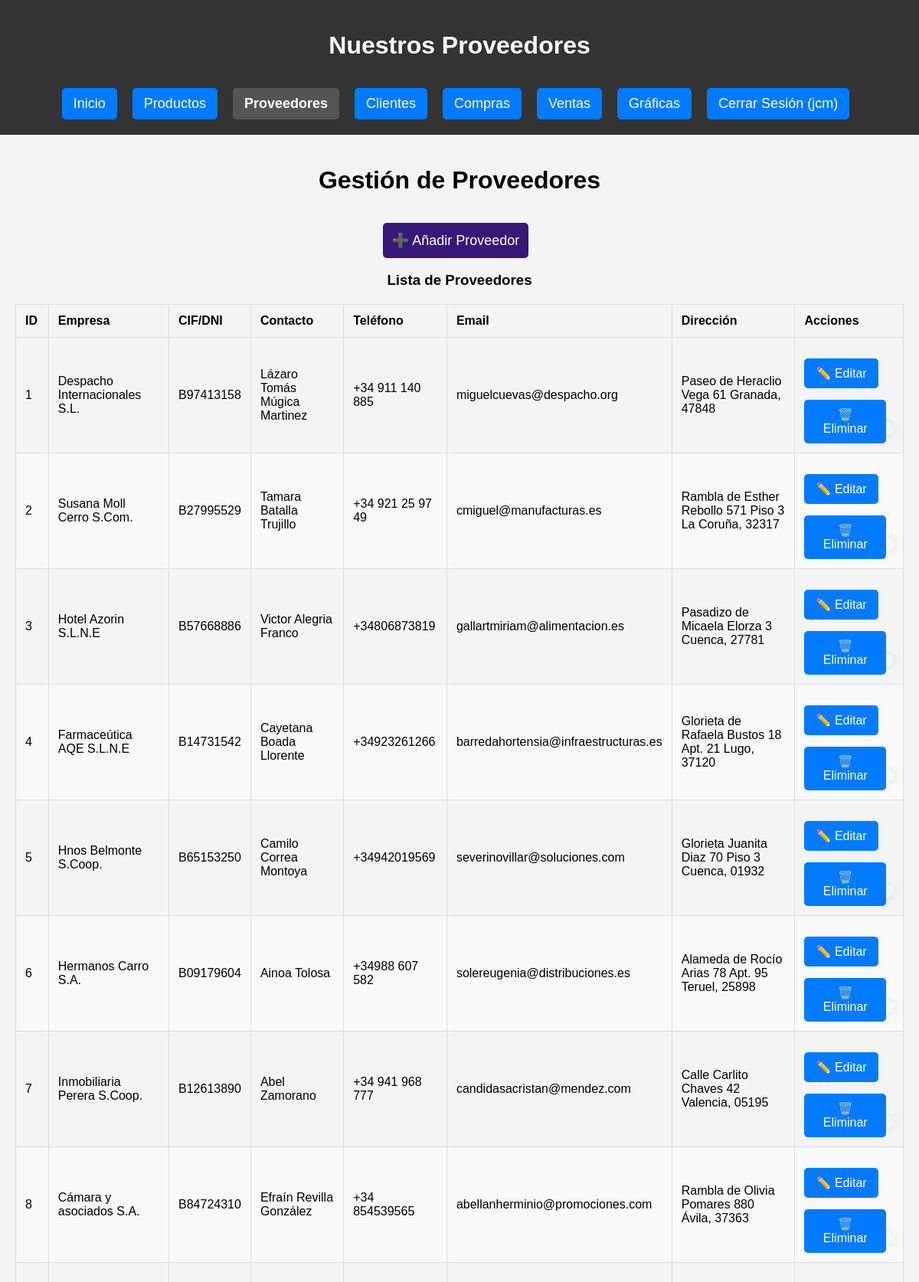
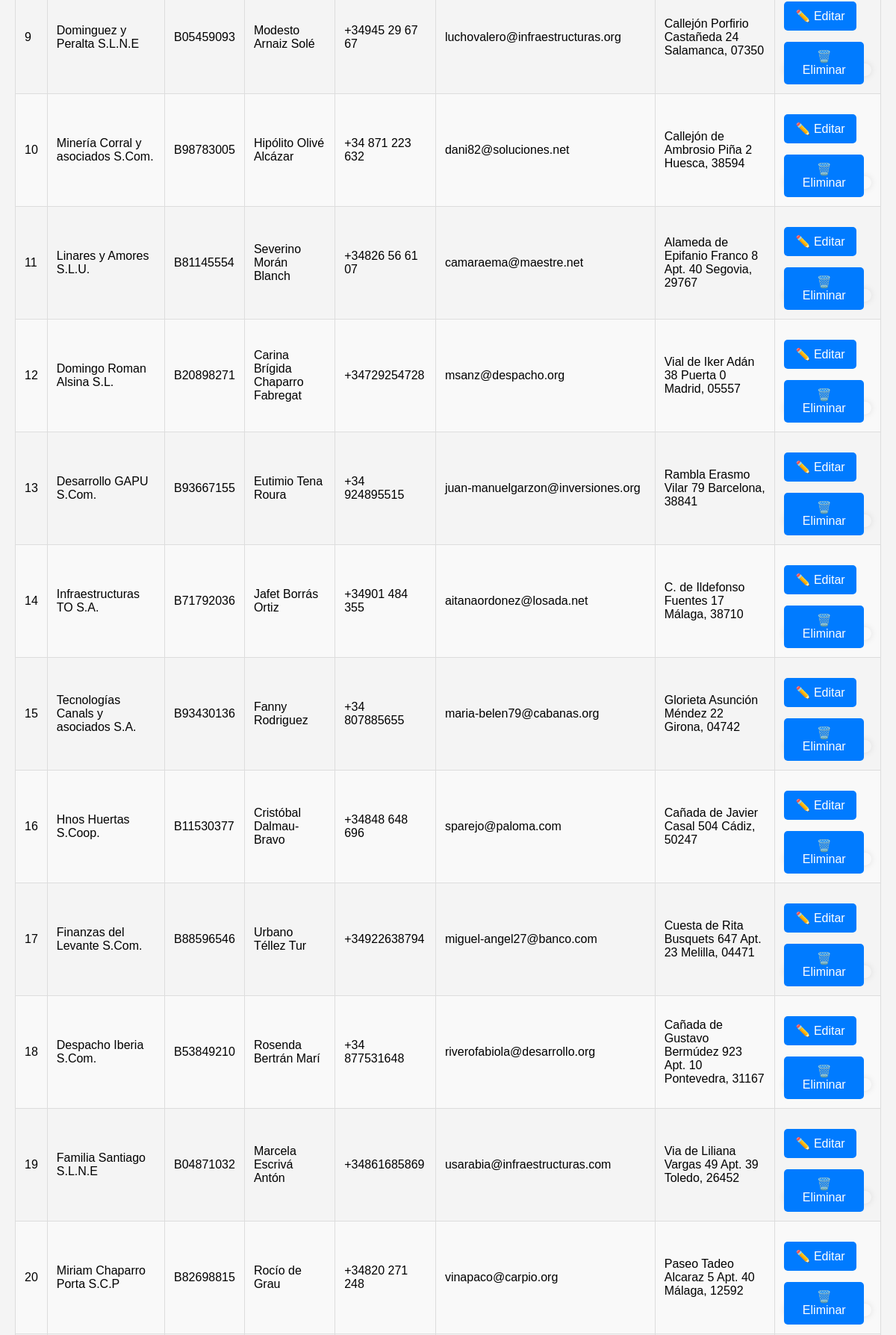
/proveedores (signed in, upper part), run on the app's committed database (2 pictures, top to bottom).
### db.py (models this page shows)
class Proveedor(Base):
    __tablename__ = "Proveedor"
    id = Column(Integer, primary_key=True)
    nombre = Column(String(150), unique=True, nullable=False)
    contacto = Column(String(150))
    telefono = Column(String(20))
    email = Column(String(150), unique=True)
    cif = Column(String(20), unique=True, nullable=False)  # Añadido CIF/DNI obligatorio
    direccion = Column(String(200))                        # Añadida Dirección

### routes/proveedores.py (the view)
@proveedores_bp.route('/proveedores')
@login_required
def listar_proveedores():
    proveedores = sesion.query(Proveedor).all()
    return render_template('proveedores/proveedor.html', proveedores=proveedores)

### db.py (called while the page is built)
def login_required(f):
    @wraps(f)
    def decorated_function(*args, **kwargs):
        if 'usuario' not in session:
            flash('Por favor, inicie sesión para acceder a esta página.', 'error')
            return redirect(url_for('login'))
        return f(*args, **kwargs)
    return decorated_function

### templates/proveedores/proveedor.html (shortened to what this page needs)
{% extends 'base.html' %}
{% block header %}Nuestros Proveedores{% endblock %}
{% block content %}
<div class="container mt-4">
    <h1>Gestión de Proveedores</h1>
    <a href="{{ url_for('proveedores.formulario_proveedor') }}" class="btn btn-add">➕ Añadir Proveedor</a>
    <div class="card">
        <div class="card-header">
            <h3>Lista de Proveedores</h3>
        </div>
        <div class="card-body">
            <table class="table table-striped">
                <thead>
                    <tr>
                        <th>ID</th>
                        <th>Empresa</th>
                        <th>CIF/DNI</th>
                        <th>Contacto</th>
                        <th>Teléfono</th>
                        <th>Email</th>
                        <th>Dirección</th>
                        <th>Acciones</th>
                    </tr>
                </thead>
                <tbody>
                    {% for proveedor in proveedores %}
                    <tr>
                        <td>{{ proveedor.id }}</td>
                        <td>{{ proveedor.nombre }}</td>
                        <td>{{ proveedor.cif }}</td>
                        <td>{{ proveedor.contacto }}</td>
                        <td>{{ proveedor.telefono }}</td>
                        <td>{{ proveedor.email }}</td>
                        <td>{{ proveedor.direccion }}</td>
                        <td>
                            <a href="{{ url_for('proveedores.editar_proveedor', id=proveedor.id) }}" class="btn btn-edit">✏️ Editar</a>
                            <form action="{{ url_for('proveedores.eliminar_proveedor', id=proveedor.id) }}" method="POST" class="form-delete" ">
                                <button type="submit"  onclick="return confirm('¿Estás seguro?')">🗑️ Eliminar</button>
                            </form>
                        </td>
                    </tr>
                    {% endfor %}
                </tbody>
            </table>
        </div>
    </div>
</div>
{% endblock %}

### static/estilos.css (style rules this page uses)
html, body { height: 100%; margin: 0; padding: 0; font-family: Arial, sans-serif; background-color: #f4f4f4; text-align: center; }
form { width: 50%; margin: 20px auto; background: white; padding: 20px; border-radius: 10px; box-shadow: 0px 0px 10px rgba(0, 0, 0, 0.1); text-align: left; }
button, .btn { background: #007BFF; color: white; padding: 12px; border: none; margin-top: 15px; cursor: pointer; font-size: 18px; border-radius: 5px; transition: 0.3s; text-decoration: none; display: inline-block; margin-right: 10px; }
.btn-add { background: #371777; }
.form-delete { display: inline; background-color: transparent; padding: 0; margin: 0; border: none; max-width: fit-content; }
.form-delete button, .btn-edit { background-color: #007BFF; color: white; padding: 10px 15px; border: none; font-size: 16px; border-radius: 5px; cursor: pointer; transition: 0.3s; }
table { width: 100%; border-collapse: collapse; margin: 20px 0; font-size: 16px; text-align: left; }
th, td { padding: 12px; border: 1px solid #ddd; }
th { background-color: #f4f4f4; font-weight: bold; }
tr:nth-child(even) { background-color: #f9f9f9; }

### data on the page
Proveedor: id "1", nombre "Despacho Internacionales S.L.", cif "B97413158", contacto "Lázaro Tomás Múgica Martinez", telefono "+34 911 140 885", email "miguelcuevas@despacho.org", direccion "Paseo de Heraclio Vega 61 Granada, 47848"
Proveedor: id "2", nombre "Susana Moll Cerro S.Com.", cif "B27995529", contacto "Tamara Batalla Trujillo", telefono "+34 921 25 97 49", email "cmiguel@manufacturas.es", direccion "Rambla de Esther Rebollo 571 Piso 3 La Coruña, 32317"
Proveedor: id "3", nombre "Hotel Azorin S.L.N.E", cif "B57668886", contacto "Victor Alegria Franco", telefono "+34806873819", email "gallartmiriam@alimentacion.es", direccion "Pasadizo de Micaela Elorza 3 Cuenca, 27781"
Proveedor: id "4", nombre "Farmaceútica AQE S.L.N.E", cif "B14731542", contacto "Cayetana Boada Llorente", telefono "+34923261266", email "barredahortensia@infraestructuras.es", direccion "Glorieta de Rafaela Bustos 18 Apt. 21 Lugo, 37120"
Proveedor: id "5", nombre "Hnos Belmonte S.Coop.", cif "B65153250", contacto "Camilo Correa Montoya", telefono "+34942019569", email "severinovillar@soluciones.com", direccion "Glorieta Juanita Diaz 70 Piso 3 Cuenca, 01932"
Proveedor: id "6", nombre "Hermanos Carro S.A.", cif "B09179604", contacto "Ainoa Tolosa", telefono "+34988 607 582", email "solereugenia@distribuciones.es", direccion "Alameda de Rocío Arias 78 Apt. 95 Teruel, 25898"
Proveedor: id "7", nombre "Inmobiliaria Perera S.Coop.", cif "B12613890", contacto "Abel Zamorano", telefono "+34 941 968 777", email "candidasacristan@mendez.com", direccion "Calle Carlito Chaves 42 Valencia, 05195"
Proveedor: id "8", nombre "Cámara y asociados S.A.", cif "B84724310", contacto "Efraín Revilla González", telefono "+34 854539565", email "abellanherminio@promociones.com", direccion "Rambla de Olivia Pomares 880 Ávila, 37363"
Proveedor: id "9", nombre "Dominguez y Peralta S.L.N.E", cif "B05459093", contacto "Modesto Arnaiz Solé", telefono "+34945 29 67 67", email "luchovalero@infraestructuras.org", direccion "Callejón Porfirio Castañeda 24 Salamanca, 07350"
Proveedor: id "10", nombre "Minería Corral y asociados S.Com.", cif "B98783005", contacto "Hipólito Olivé Alcázar", telefono "+34 871 223 632", email "dani82@soluciones.net", direccion "Callejón de Ambrosio Piña 2 Huesca, 38594"
Proveedor: id "11", nombre "Linares y Amores S.L.U.", cif "B81145554", contacto "Severino Morán Blanch", telefono "+34826 56 61 07", email "camaraema@maestre.net", direccion "Alameda de Epifanio Franco 8 Apt. 40 Segovia, 29767"
Proveedor: id "12", nombre "Domingo Roman Alsina S.L.", cif "B20898271", contacto "Carina Brígida Chaparro Fabregat", telefono "+34729254728", email "msanz@despacho.org", direccion "Vial de Iker Adán 38 Puerta 0 Madrid, 05557"
Proveedor: id "13", nombre "Desarrollo GAPU S.Com.", cif "B93667155", contacto "Eutimio Tena Roura", telefono "+34 924895515", email "juan-manuelgarzon@inversiones.org", direccion "Rambla Erasmo Vilar 79 Barcelona, 38841"
Proveedor: id "14", nombre "Infraestructuras TO S.A.", cif "B71792036", contacto "Jafet Borrás Ortiz", telefono "+34901 484 355", email "aitanaordonez@losada.net", direccion "C. de Ildefonso Fuentes 17 Málaga, 38710"
Proveedor: id "15", nombre "Tecnologías Canals y asociados S.A.", cif "B93430136", contacto "Fanny Rodriguez", telefono "+34 807885655", email "maria-belen79@cabanas.org", direccion "Glorieta Asunción Méndez 22 Girona, 04742"
Proveedor: id "16", nombre "Hnos Huertas S.Coop.", cif "B11530377", contacto "Cristóbal Dalmau-Bravo", telefono "+34848 648 696", email "sparejo@paloma.com", direccion "Cañada de Javier Casal 504 Cádiz, 50247"
Proveedor: id "17", nombre "Finanzas del Levante S.Com.", cif "B88596546", contacto "Urbano Téllez Tur", telefono "+34922638794", email "miguel-angel27@banco.com", direccion "Cuesta de Rita Busquets 647 Apt. 23 Melilla, 04471"
Proveedor: id "18", nombre "Despacho Iberia S.Com.", cif "B53849210", contacto "Rosenda Bertrán Marí", telefono "+34 877531648", email "riverofabiola@desarrollo.org", direccion "Cañada de Gustavo Bermúdez 923 Apt. 10 Pontevedra, 31167"
Proveedor: id "19", nombre "Familia Santiago S.L.N.E", cif "B04871032", contacto "Marcela Escrivá Antón", telefono "+34861685869", email "usarabia@infraestructuras.com", direccion "Via de Liliana Vargas 49 Apt. 39 Toledo, 26452"
Proveedor: id "20", nombre "Miriam Chaparro Porta S.C.P", cif "B82698815", contacto "Rocío de Grau", telefono "+34820 271 248", email "vinapaco@carpio.org", direccion "Paseo Tadeo Alcaraz 5 Apt. 40 Málaga, 12592"

### other printed values
{{ session['usuario'] }} "jcm"
